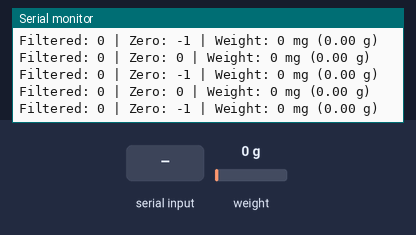
Recording of a sketch running on a simulated Arduino Uno, built with avr-gcc and run on an emulated ATmega328P. Parts: the last lines printed to the serial monitor. Inputs (shaded band) come from the test bench; at power-on: weight on the scale 0 g.

Above: at 6.3 s.
6.4 s: "t" received over Serial
At 6.54 s:
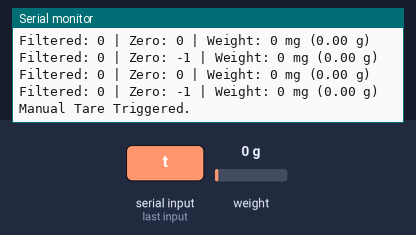
8.0 s: weight on the scale set to 100 g
At 8.16 s:
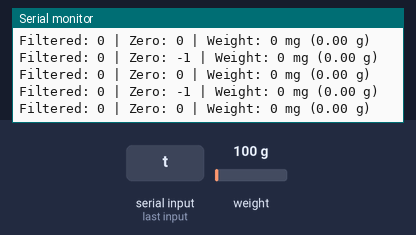
9.5 s: weight on the scale set to 1250 g
At 9.59 s:
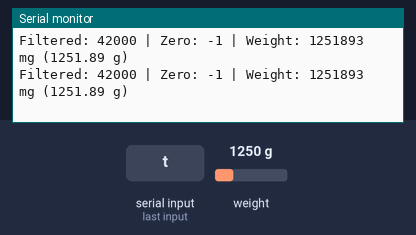
Timing chart, 0 to 12.5 s (numbered marks = the images above; inputs shaded):
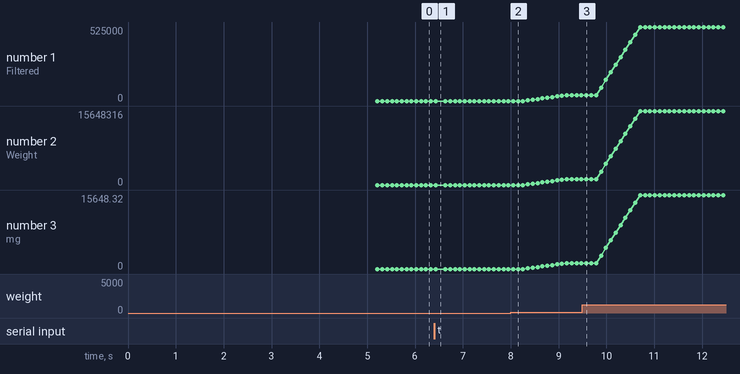

Measured:
- after the input at 6.4 s, the serial monitor: prints a new line after 0.13 s (image 1)
- plotted number 1: 0 → 42000 after the input at 8.0 s, 42000 → 525000 after the input at 9.5 s
- plotted number 2: 0 → 1251893 after the input at 8.0 s, 1251893 → 15648316 after the input at 9.5 s
- plotted number 3: 0 → 1251.89 after the input at 8.0 s, 1251.89 → 15648.32 after the input at 9.5 s

The sketch:

loadcell_view.ino
```cpp
// Program to view output of Loadcell

#include "HX711.h"

const int LOADCELL_DOUT_PIN = 3;
const int LOADCELL_SCK_PIN = 4;

HX711 scale;

const float CALIBRATION_FACTOR = 0.03355;

// Increase window to 15 for tighter smoothing
const uint8_t WINDOW_SIZE = 15;
long raw_history[WINDOW_SIZE];
uint8_t history_idx = 0;
bool buffer_filled = false;

long getTrimmedMedianMean(long newVal) {
  raw_history[history_idx] = newVal;
  history_idx = (history_idx + 1) % WINDOW_SIZE;
  if (history_idx == 0) buffer_filled = true;

  uint8_t count = buffer_filled ? WINDOW_SIZE : history_idx;
  if (count < 5) return newVal;

  long sorted[WINDOW_SIZE];
  for (uint8_t i = 0; i < count; i++) sorted[i] = raw_history[i];

  for (uint8_t i = 1; i < count; i++) {
    long key = sorted[i];
    int8_t j = i - 1;
    while (j >= 0 && sorted[j] > key) {
      sorted[j + 1] = sorted[j];
      j--;
    }
    sorted[j + 1] = key;
  }

  // Trim top 3 and bottom 3, average middle 9 samples
  long sum = 0;
  for (uint8_t i = 3; i < count - 3; i++) {
    sum += sorted[i];
  }
  return sum / (count - 6);
}

long zero_offset = 0;

void setup() {
  Serial.begin(115200);
  scale.begin(LOADCELL_DOUT_PIN, LOADCELL_SCK_PIN);

  while (!scale.is_ready()) delay(10);

  Serial.println("Stabilizing buffer...");
  for (uint8_t i = 0; i < WINDOW_SIZE; i++) {
    while (!scale.is_ready());
    getTrimmedMedianMean(scale.read());
  }

  Serial.println("Capturing stable zero baseline...");
  long tare_accum = 0;
  for (uint8_t i = 0; i < 30; i++) {
    while (!scale.is_ready());
    tare_accum += getTrimmedMedianMean(scale.read());
    delay(20);
  }
  zero_offset = tare_accum / 30;

  Serial.print("Locked Zero Offset: ");
  Serial.println(zero_offset);
}

void loop() {
  if (scale.is_ready()) {
    long raw_instant = scale.read();
    long filtered_raw = getTrimmedMedianMean(raw_instant);

    long delta = filtered_raw - zero_offset;

    // --- SLOW ZERO DRIFT TRACKER ---
    // If delta is small (< 150 counts ~= 4.5g), slowly adapt baseline to kill thermal drift
    if (abs(delta) < 150) {
      // 0.02 tracking rate gently pulls the zero point
      zero_offset += (delta > 0) ? 1 : -1;
    }

    float weight_mg = (float)delta / CALIBRATION_FACTOR;

    // --- DEADBAND ---
    // Force clean 0 when within +/- 150 mg noise floor
    if (abs(weight_mg) < 150.0) {
      weight_mg = 0.0;
    }

    Serial.print("Filtered: ");
    Serial.print(filtered_raw);
    Serial.print(" | Zero: ");
    Serial.print(zero_offset);
    Serial.print(" | Weight: ");
    Serial.print(weight_mg, 0);
    Serial.print(" mg (");
    Serial.print(weight_mg / 1000.0, 2);
    Serial.println(" g)");
  }

  // Allow serial tare on 't'
  if (Serial.available()) {
    char c = Serial.read();
    if (c == 't') {
      zero_offset = getTrimmedMedianMean(scale.read());
      Serial.println("Manual Tare Triggered.");
    }
  }
}
```
